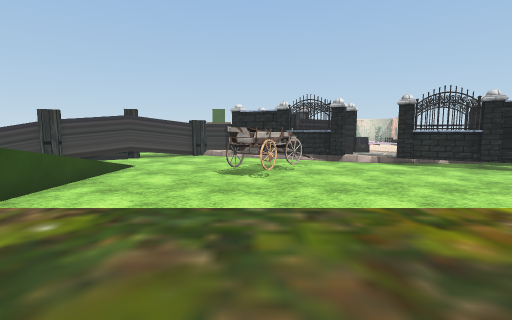
view 1 (above)

24 first-person views from a walk through a 3-D level made in the Unity game engine. The camera is 1.2 m above the floor, tilts 6° down and sees 85° across. The floor is counted in squares, 1 m on a side. Each view is taken from the middle of a square. On the plan, view 1 faces up. The plan holds only what a view shows up to about 13 squares ahead; the rest is blank. The place goes on beyond the plan. Some surface patterns are stand-ins.

view 2
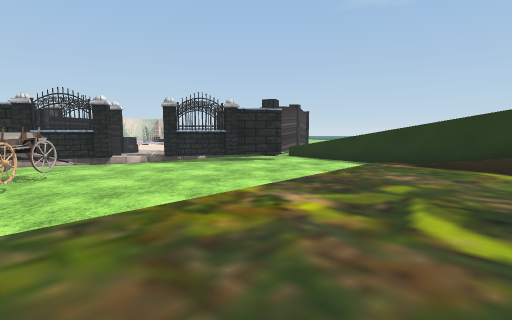

view 3
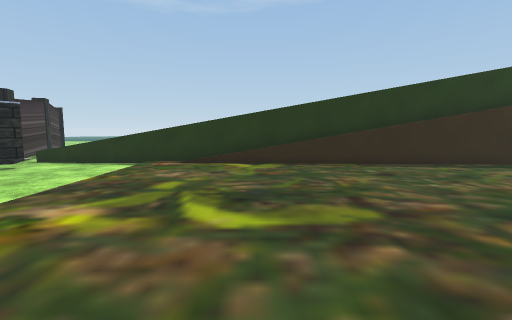

view 4
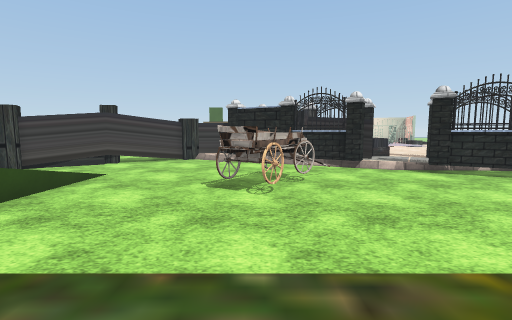

view 5
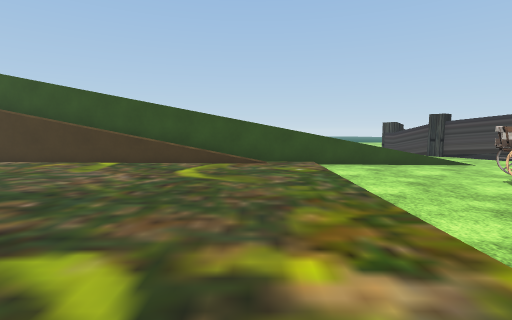

view 6
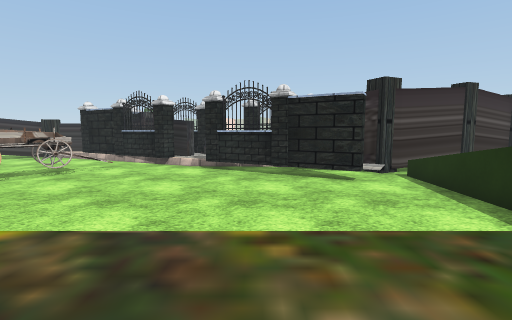

view 7
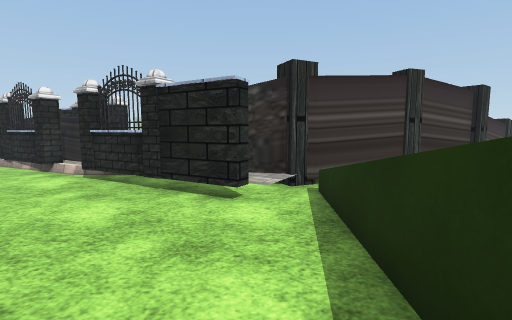

view 8
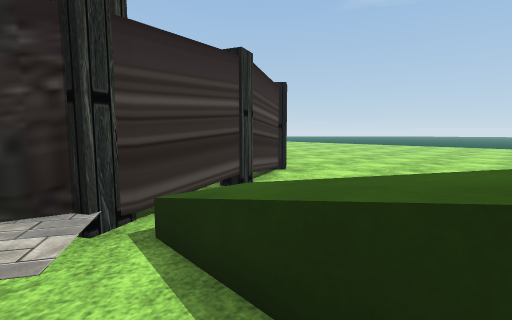

view 9
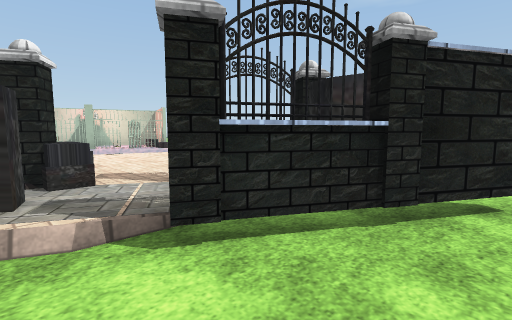

view 10
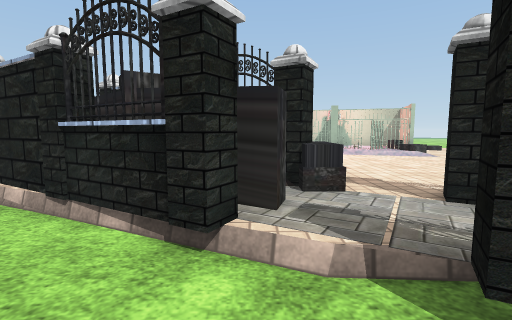

view 11
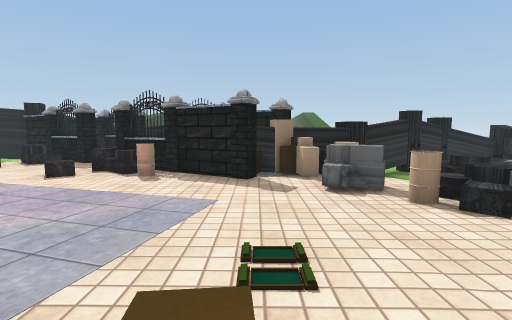

view 12
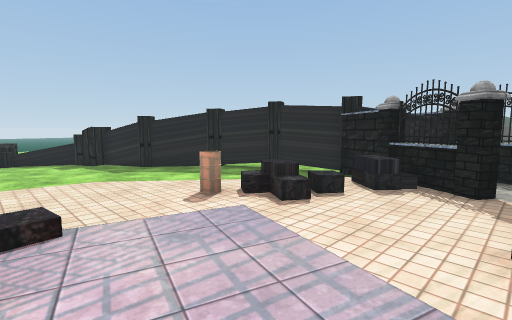

view 13
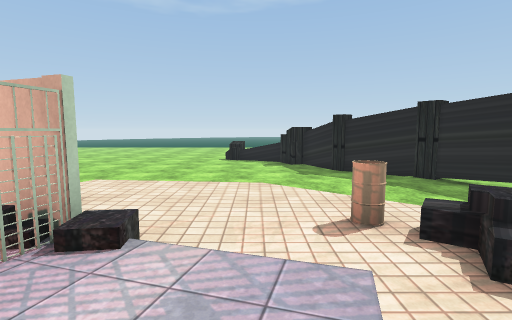

view 14
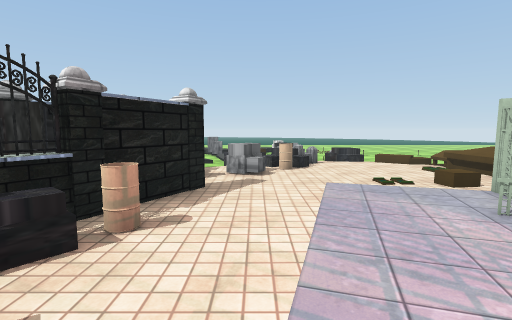

view 15
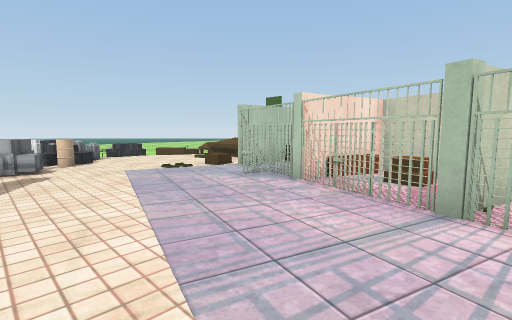

view 16
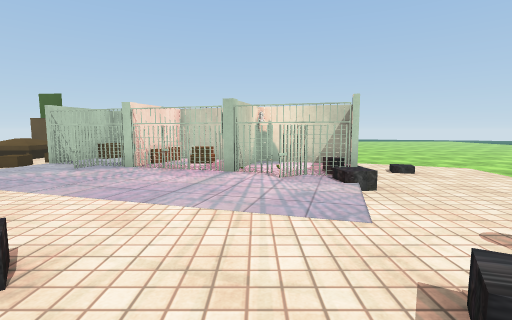

view 17
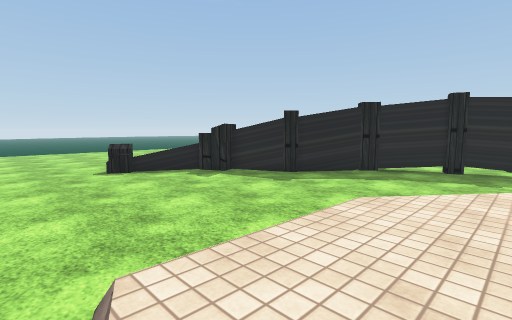

view 18
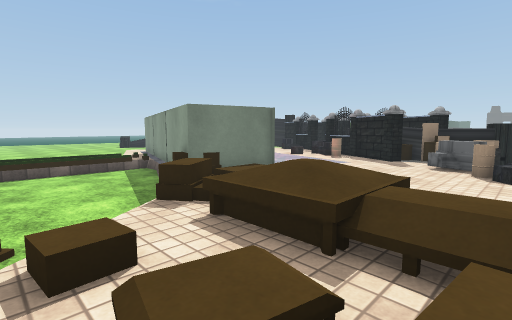

view 19
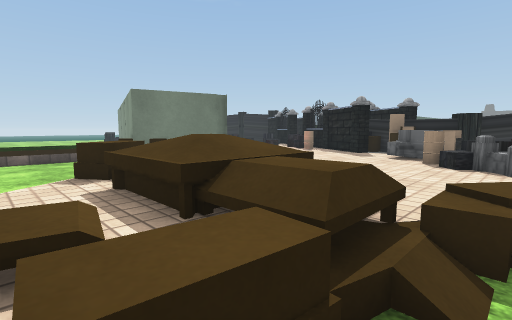

view 20
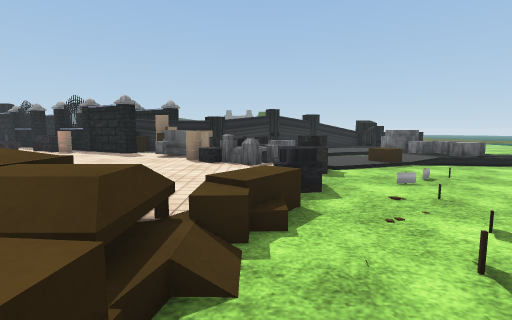

view 21
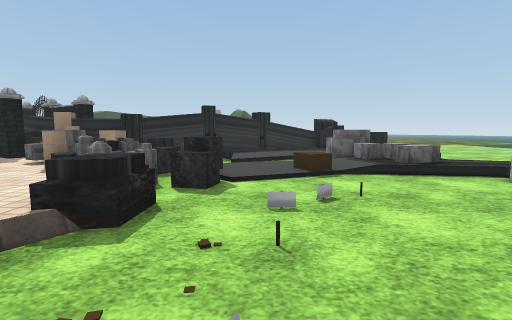

view 22
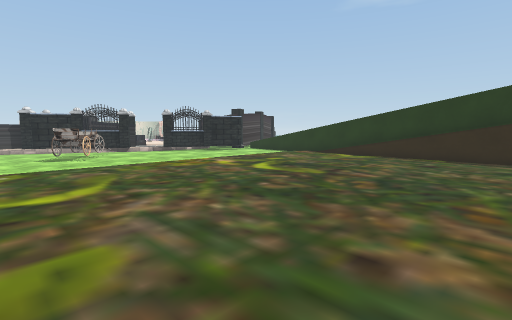

view 23
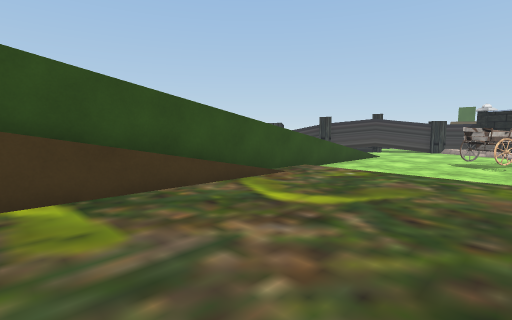

view 24
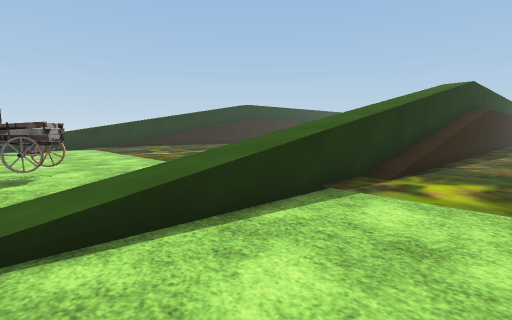

### Floor plan
Key: @ floor where view 1 was taken; # wall or solid block; x gap in a wall; . main floor; : floor 0.25 m higher than the main floor; + floor 0.75 m higher than the main floor; * floor 1 m higher than the main floor; % floor 2.25 m higher than the main floor; / step, stairs or slope; = window, fence, low wall or low ledge; ^ raised ledge; v drop or lower ground; P pillar; C cart; R drum; O other object.
Columns run from 19 left of view 1 to 28 right of it. Each row starts with its distance up from view 1.
 29                /:://.......
 28               .//://.......:
 27                /::::.......:      .....
 26            ....=+///^ .....       ......
 25            .../=///:^^^^...       ......
 24          ...../:::::^^^^^^^        .....
 23         .....//::::/:^  ^^^^^^ :  .........
 22        ......=::::::::^^^^ ^  #:::..............
 21       /......=::::::/::::#^^^#::::..............
 20       ......^==#::::::::::::##::::.............
 19     :=......^===R:::://::::::/::::........^ ..
 18     :://///..==^==:::::::/::::::::.......==
 17     .///:....==^^x:P::::::::/::::........=
 16       /=^.../.  ^=#P##R///::::R:........#
 15        ^^..//..########=/::::/::......###
 14 ...      .:::.##..P#####P:::/:  .....##.
 13 ...     :: :###.....P###::P==: .....##...
 12         :: ##........#P#::###  ....##.....
 11        ^#^##............PP#### .####.......
 10               .....CC....#########..........
  9           . ../....CC......P#://... .........
  8            ..//...CC........#x=/      ........
  7           ...=/....C..........=/.      .......
  6           ...=/...............//.
  5           ...=*...............=
  4           ...=*...............v
  3           ...# ...............v
  2           ...##...............v
  1           ...#O.............../
  0           ..=# ....@..........v
 -1           ..^#==.............=#=
 -2            .^%==.............===
 -3            .^ #..............==
 -4            .###..............^
 -5            .# #..............^
 -6            .# #..............#

Where each view was taken, in squares from view 1:
view 1: 0 up, 0 right, facing up
view 2: 0 up, 0 right, facing up-right
view 3: 0 up, 0 right, facing right
view 4: 2 up, 0 right, facing up
view 5: 2 up, 6 right, facing left
view 6: 1 up, 7 right, facing up
view 7: 3 up, 10 right, facing up
view 8: 6 up, 10 right, facing up-right
view 9: 8 up, 4 right, facing up-right
view 10: 9 up, 4 right, facing up
view 11: 24 up, 0 right, facing down
view 12: 20 up, 6 right, facing down-right
view 13: 18 up, 7 right, facing right
view 14: 18 up, 7 right, facing left
view 15: 17 up, 8 right, facing up-left
view 16: 14 up, 8 right, facing up
view 17: 23 up, 12 right, facing down-right
view 18: 29 up, 4 left, facing down-right
view 19: 28 up, 5 left, facing down-right
view 20: 28 up, 5 left, facing down
view 21: 26 up, 8 left, facing down
view 22: 6 down, 3 left, facing up-right
view 23: 4 down, 1 right, facing up-left
view 24: 9 up, 9 left, facing down-right
